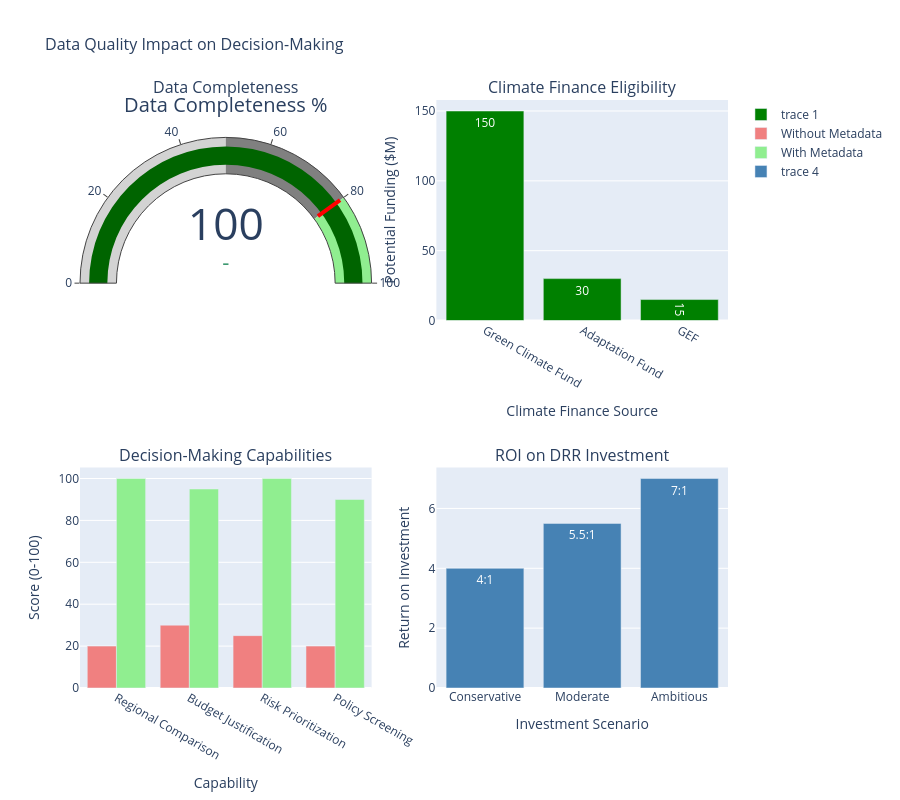

This figure's notebook cell:
### Markdown cell above
if df is not None:
    print("\n" + "="*80)
    print("POLICY BRIEFING MATERIALS - GENERATION COMPLETE")
    print("="*80)
    
    print("\n📄 PDF DOCUMENTS (Professional Format):")
    print("   1. executive_summary.pdf - 2-page PDF with tables and formatting")
    
    print("\n📄 TEXT DOCUMENTS:")
    print("   2. executive_summary.txt - Plain text version")
    print("   3. institutionalization_roadmap.txt - 3-phase implementation plan")
    
    print("\n📊 DATA FILES:")
    print("   4. data_comparison.csv - With vs Without metadata comparison")
    print("   5. infographic_data.json - Data for infographic generation")
    print("   6. key_metrics.csv - Summary metrics for briefing")
    
    print("\n📈 VISUALIZATIONS:")
    print("   7. data_quality_impact.html - Interactive dashboard")
    print("   8. comparison_infographic.png - Before/after comparison")
    
    print("\n" + "="*80)
    print("USAGE:")
    print("="*80)
    print("\n• Email executive_summary.pdf to ministers (professional format)")
    print("• Print executive_summary.pdf for cabinet meetings")
    print("• Use comparison_infographic.png in PowerPoint presentations")
    print("• Share data_quality_impact.html for interactive exploration")
    print("• Include institutionalization_roadmap.txt in policy proposals")
    print("• Export key_metrics.csv to Excel for budget documents")
    
    print("\n" + "="*80)
    print("✅ ALL POLICY BRIEFING MATERIALS READY FOR MINISTERIAL USE")
    print("  Primary Format: PDF (executive_summary.pdf)")
    print("="*80)

### Code cell
if df is not None:
    # Create data quality impact visualization
    fig = make_subplots(
        rows=2, cols=2,
        subplot_titles=('Data Completeness', 'Climate Finance Eligibility',
                       'Decision-Making Capabilities', 'ROI on DRR Investment'),
        specs=[[{'type': 'indicator'}, {'type': 'bar'}],
               [{'type': 'bar'}, {'type': 'bar'}]]
    )
    
    # Data completeness gauge
    completeness_pct = generator.metrics['data_completeness_pct']
    fig.add_trace(
        go.Indicator(
            mode="gauge+number+delta",
            value=completeness_pct,
            title={'text': "Data Completeness %"},
            delta={'reference': 100},
            gauge={
                'axis': {'range': [None, 100]},
                'bar': {'color': "darkgreen" if completeness_pct >= 80 else "orange" if completeness_pct >= 50 else "red"},
                'steps': [
                    {'range': [0, 50], 'color': "lightgray"},
                    {'range': [50, 80], 'color': "gray"},
                    {'range': [80, 100], 'color': "lightgreen"}],
                'threshold': {
                    'line': {'color': "red", 'width': 4},
                    'thickness': 0.75,
                    'value': 80}}),
        row=1, col=1
    )
    
    # Climate finance eligibility
    eligibility = generator.calculate_climate_finance_eligibility()
    finance_data = pd.DataFrame({
        'Fund': ['Green Climate Fund', 'Adaptation Fund', 'GEF'],
        'Eligible': [eligibility['green_climate_fund'], 
                    eligibility['adaptation_fund'],
                    eligibility['gef']],
        'Potential ($M)': [150 if eligibility['green_climate_fund'] else 0,
                          30 if eligibility['adaptation_fund'] else 0,
                          15 if eligibility['gef'] else 0]
    })
    
    fig.add_trace(
        go.Bar(x=finance_data['Fund'], y=finance_data['Potential ($M)'],
              marker_color=['green' if e else 'red' for e in finance_data['Eligible']],
              text=finance_data['Potential ($M)'],
              textposition='auto'),
        row=1, col=2
    )
    
    # Decision-making capabilities
    capabilities = ['Regional\nComparison', 'Budget\nJustification', 
                   'Risk\nPrioritization', 'Policy\nScreening']
    without_scores = [20, 30, 25, 20]  # Limited capability
    with_scores = [100, 95, 100, 90]   # Full capability
    
    fig.add_trace(
        go.Bar(name='Without Metadata', x=capabilities, y=without_scores,
              marker_color='lightcoral'),
        row=2, col=1
    )
    fig.add_trace(
        go.Bar(name='With Metadata', x=capabilities, y=with_scores,
              marker_color='lightgreen'),
        row=2, col=1
    )
    
    # ROI on DRR investment
    roi_scenarios = ['Conservative', 'Moderate', 'Ambitious']
    roi_values = [4, 5.5, 7]
    
    fig.add_trace(
        go.Bar(x=roi_scenarios, y=roi_values,
              marker_color='steelblue',
              text=[f'{v}:1' for v in roi_values],
              textposition='auto'),
        row=2, col=2
    )
    
    fig.update_xaxes(title_text="Climate Finance Source", row=1, col=2)
    fig.update_yaxes(title_text="Potential Funding ($M)", row=1, col=2)
    fig.update_xaxes(title_text="Capability", row=2, col=1)
    fig.update_yaxes(title_text="Score (0-100)", row=2, col=1)
    fig.update_xaxes(title_text="Investment Scenario", row=2, col=2)
    fig.update_yaxes(title_text="Return on Investment", row=2, col=2)
    
    fig.update_layout(
        height=800,
        showlegend=True,
        title_text="Data Quality Impact on Decision-Making",
        title_font_size=16
    )
    
    fig.show()
    fig.write_html('outputs/policy_briefs/data_quality_impact.html')
    print("\n✓ Visualization saved to outputs/policy_briefs/data_quality_impact.html")

### Figure 1 — Plotly figure (JSON) as saved in the notebook; plotly's stock layout.template omitted (floating-point values rounded to 4 significant figures)
{"data": [{"delta": {"reference": 100}, "domain": {"x": [0, 0.45], "y": [0.625, 1]}, "gauge": {"axis": {"range": [null, 100]}, "bar": {"color": "darkgreen"}, "steps": [{"color": "lightgray", "range": [0, 50]}, {"color": "gray", "range": [50, 80]}, {"color": "lightgreen", "range": [80, 100]}], "threshold": {"line": {"color": "red", "width": 4}, "thickness": 0.75, "value": 80}}, "mode": "gauge+number+delta", "title": {"text": "Data Completeness %"}, "type": "indicator", "value": 100}, {"marker": {"color": ["green", "green", "green"]}, "text": [150.0, 30.0, 15.0], "textposition": "auto", "type": "bar", "x": ["Green Climate Fund", "Adaptation Fund", "GEF"], "xaxis": "x", "y": [150, 30, 15], "yaxis": "y"}, {"marker": {"color": "lightcoral"}, "name": "Without Metadata", "type": "bar", "x": ["Regional\nComparison", "Budget\nJustification", "Risk\nPrioritization", "Policy\nScreening"], "xaxis": "x2", "y": [20, 30, 25, 20], "yaxis": "y2"}, {"marker": {"color": "lightgreen"}, "name": "With Metadata", "type": "bar", "x": ["Regional\nComparison", "Budget\nJustification", "Risk\nPrioritization", "Policy\nScreening"], "xaxis": "x2", "y": [100, 95, 100, 90], "yaxis": "y2"}, {"marker": {"color": "steelblue"}, "text": ["4:1", "5.5:1", "7:1"], "textposition": "auto", "type": "bar", "x": ["Conservative", "Moderate", "Ambitious"], "xaxis": "x3", "y": [4, 5.5, 7], "yaxis": "y3"}], "layout": {"annotations": [{"font": {"size": 16}, "showarrow": false, "text": "Data Completeness", "x": 0.225, "xanchor": "center", "xref": "paper", "y": 1, "yanchor": "bottom", "yref": "paper"}, {"font": {"size": 16}, "showarrow": false, "text": "Climate Finance Eligibility", "x": 0.775, "xanchor": "center", "xref": "paper", "y": 1, "yanchor": "bottom", "yref": "paper"}, {"font": {"size": 16}, "showarrow": false, "text": "Decision-Making Capabilities", "x": 0.225, "xanchor": "center", "xref": "paper", "y": 0.375, "yanchor": "bottom", "yref": "paper"}, {"font": {"size": 16}, "showarrow": false, "text": "ROI on DRR Investment", "x": 0.775, "xanchor": "center", "xref": "paper", "y": 0.375, "yanchor": "bottom", "yref": "paper"}], "height": 800, "showlegend": true, "title": {"font": {"size": 16}, "text": "Data Quality Impact on Decision-Making"}, "xaxis": {"anchor": "y", "domain": [0.55, 1], "title": {"text": "Climate Finance Source"}}, "xaxis2": {"anchor": "y2", "domain": [0, 0.45], "title": {"text": "Capability"}}, "xaxis3": {"anchor": "y3", "domain": [0.55, 1], "title": {"text": "Investment Scenario"}}, "yaxis": {"anchor": "x", "domain": [0.625, 1], "title": {"text": "Potential Funding ($M)"}}, "yaxis2": {"anchor": "x2", "domain": [0, 0.375], "title": {"text": "Score (0-100)"}}, "yaxis3": {"anchor": "x3", "domain": [0, 0.375], "title": {"text": "Return on Investment"}}}}
